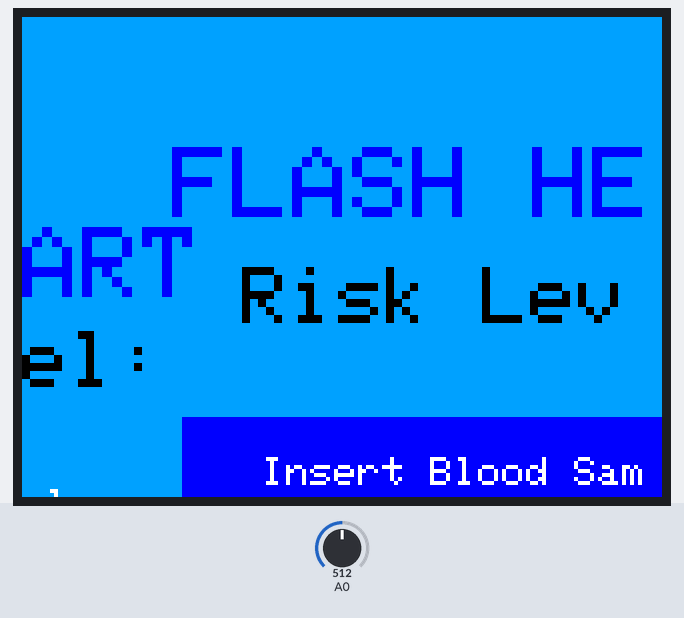
The sketch below on a simulated Arduino Uno, built with avr-gcc and run on an emulated ATmega328P. Parts: 320×240 colour display. The inputs (shaded band) are chosen by the test bench; at power-on: A0 = 512.

Above: at 1.6 s.
1.7 s: A0 set to 691
3.7 s: A0 set to 726
At 7.5 s:
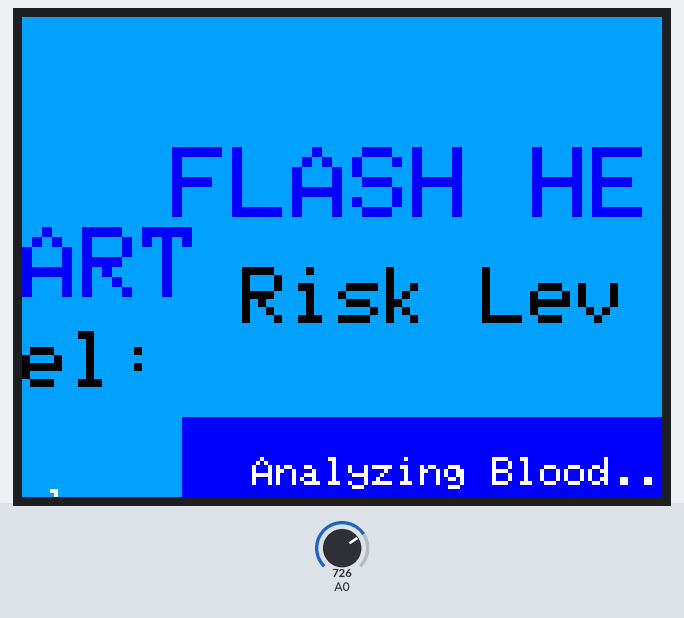
7.8 s: A0 set to 834
At 11.7 s:
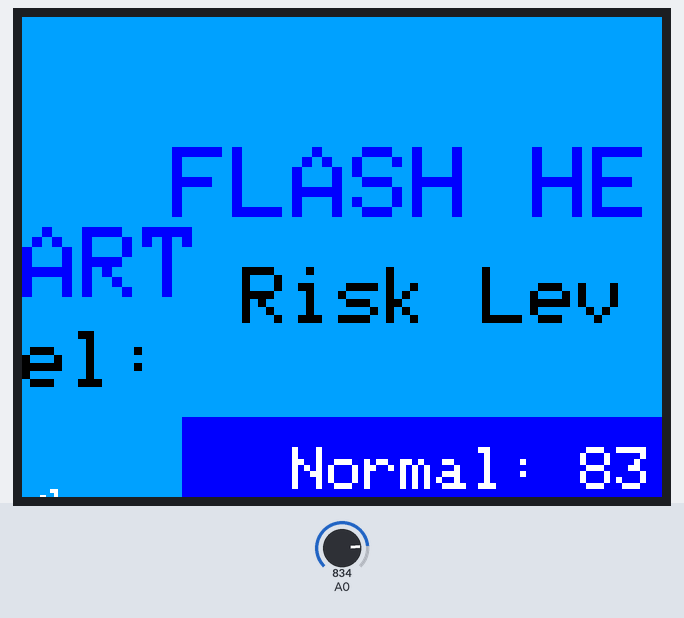
11.9 s: A0 set to 861
At 13.3 s:
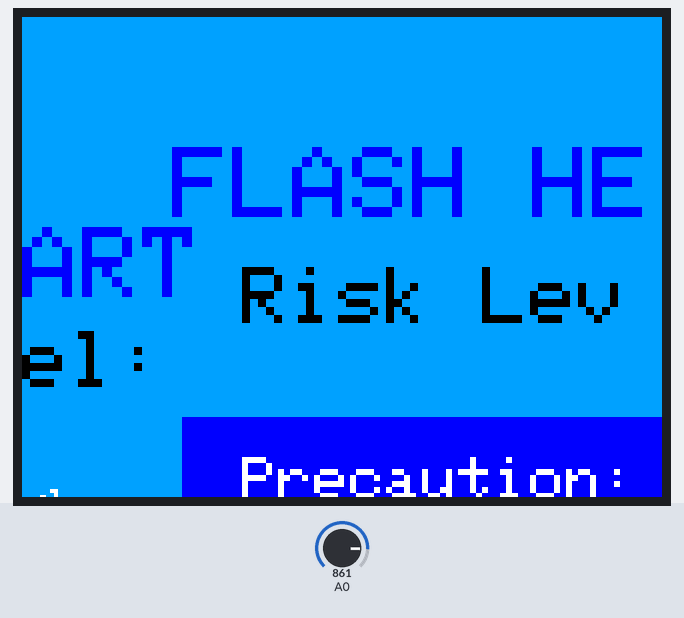
13.6 s: A0 set to 840
At 15.4 s:
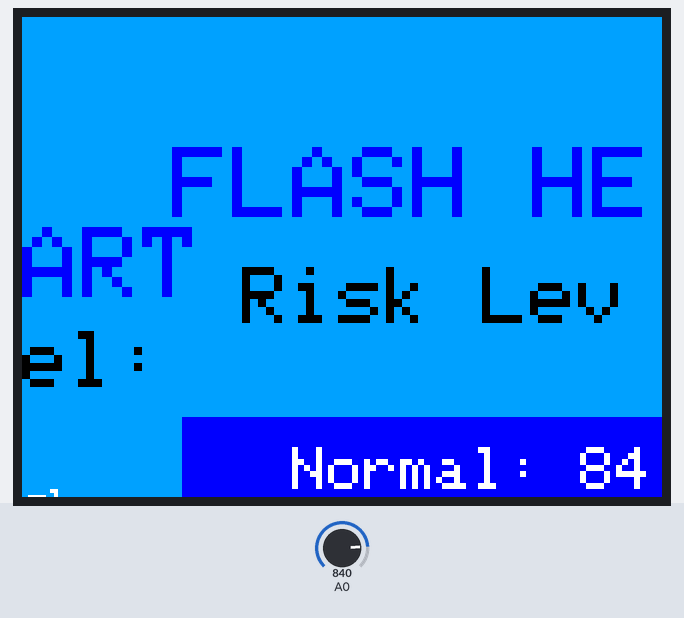
15.7 s: A0 set to 909
At 17.4 s:
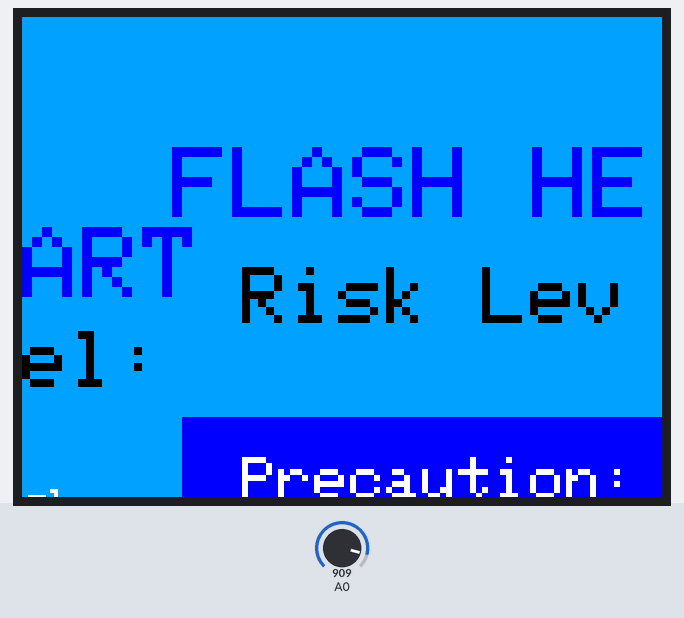
17.7 s: A0 set to 932
At 19.3 s:
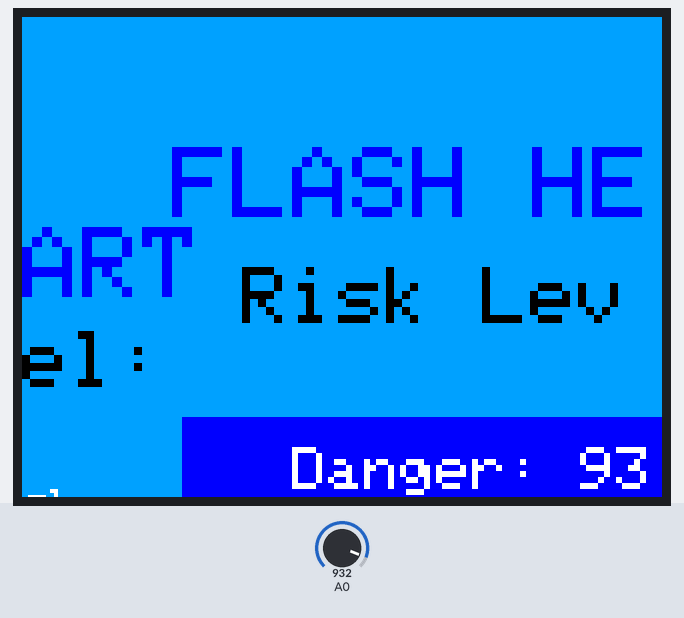
Timing chart, 0 to 20.8 s (numbered marks = the images above; inputs shaded):
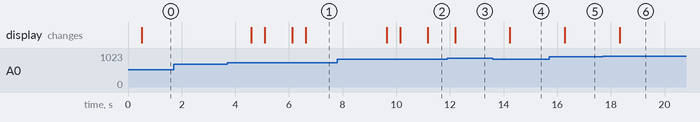

Measured:
- the behaviour switches between 709 and 710 on A0 (found by bisection; images 0 and 1)
- the behaviour switches between 849 and 850 on A0 (found by bisection; images 2 and 3)
- the behaviour switches between 919 and 920 on A0 (found by bisection; images 5 and 6)
- after the input at 1.7 s, every drawn part: stays the same
- after the input at 3.7 s, the display: first changes after 0.90 s (image 1 shows a later state)
- after the input at 11.9 s, the display: changes after 0.29 s (image 3)
- after the input at 13.6 s, the display: changes after 0.64 s (image 4)
- after the input at 15.7 s, the display: changes after 0.58 s (image 5)
- after the input at 17.7 s, the display: changes after 0.63 s (image 6)

The sketch:

HOSA_Sensor_Display_2.ino
```cpp
#include <Adafruit_GFX.h>
#include <Adafruit_TFTLCD.h>

#define LCD_CS A3
#define LCD_CD A2
#define LCD_WR A1
#define LCD_RD A0
#define LCD_RESET A4

#define BLACK   0x0000
#define BLUE    0x001F
#define BLUE2   0x051F
#define RED     0xF800
#define GREEN   0x07E0
#define CYAN    0x07FF
#define MAGENTA 0xF81F
#define YELLOW  0xFFE0
#define WHITE   0xFFFF

Adafruit_TFTLCD tft(LCD_CS, LCD_CD, LCD_WR, LCD_RD, LCD_RESET);

int loopNumber = 0;


void setup() {

  //Serial.begin(9600);
  tft.reset();
  tft.begin(0x9481);
  tft.setRotation(1);
  tft.fillScreen(GREEN);
  tft.fillScreen(BLUE);
  tft.fillScreen(BLUE2);
  delay(100);

  //first number is for horizontal adjustmemt, while second is vertical adjustment
  tft.setCursor(75,65);
  tft.setTextColor(BLUE);
  tft.setTextSize(5);
  tft.print("FLASH HEART");

  tft.setCursor(110,125);
  tft.setTextColor(BLACK);
  tft.setTextSize(4);
  tft.print("Risk Level: ");

}
void reset() {
  loopNumber = 0;
}

void loop()
{
  unsigned int analogValue;
  String displayVal = String(200);
  String S_Rest = String(16);
  String S_Danger = String(16);
  String S_Precaution = String(16);
  String S_Normal = String(16);
  String S_EmergencyCare = String(16);
  String S_PrecautionCare = String(16);
  String S_Initial = String(16);
  String S_PostInitial = String(16);
  String S_Final = String(16);
  S_Rest = "Insert Blood Sample ";
  S_Normal = "Normal: ";
  S_Precaution = "Precaution: ";
  S_Danger = "Danger: ";
  S_EmergencyCare = "Dialing 911...";
  S_PrecautionCare = "Consult Doctor";
   S_Initial = "Detected Sample ";
  S_PostInitial = "Analyzing Blood... ";
  S_Final = "Results are: ";
  analogValue = analogRead(0);
  tft.fillRect(80,200,321,60,BLACK);
  tft.fillRect(80,200,321,60,BLUE);
  tft.setCursor(135,215);
  tft.setTextColor(WHITE);
  tft.setTextSize(3);

  if (analogValue < 710) {
          tft.setCursor(120,220);
          tft.setTextColor(WHITE);
          tft.setTextSize(2.5);
          displayVal = S_Rest;
          loopNumber = 0;

  }else if ((analogValue < 850)){
    if(loopNumber == 0) {
      tft.setCursor(115,220);
      tft.setTextColor(WHITE);
      tft.setTextSize(2);
      displayVal = S_Initial;
      delay(500);
      loopNumber = 1;

    }else if(loopNumber == 1) {
      tft.setCursor(115,220);
      tft.setTextColor(WHITE);
      tft.setTextSize(2);
      displayVal = S_PostInitial;
        delay(500);
      loopNumber = 2;

    }
    else if(loopNumber == 2) {
      tft.setCursor(115,220);
      tft.setTextColor(WHITE);
      tft.setTextSize(2);
      displayVal = S_Final;
        delay(500);
      loopNumber = 3;
    }
    else if(loopNumber == 3) {
          displayVal = S_Normal +analogValue ;//+ " " + "Normal";
    }

  }else if (analogValue < 920 ){

    if(loopNumber == 0) {
      tft.setCursor(115,220);
      tft.setTextColor(WHITE);
      tft.setTextSize(2);
      displayVal = S_Initial;
      delay(500);
      loopNumber = 1;

    }else if(loopNumber == 1) {
      tft.setCursor(115,220);
      tft.setTextColor(WHITE);
      tft.setTextSize(2);
      displayVal = S_PostInitial;
        delay(500);
      loopNumber = 2;

    }else if(loopNumber == 2) {
      tft.setCursor(115,220);
      tft.setTextColor(WHITE);
      tft.setTextSize(2);
      displayVal = S_Final;
        delay(500);
      loopNumber = 3;
    }else if(loopNumber == 3) {
      tft.setCursor(110,220);
      tft.setTextColor(WHITE);
      tft.setTextSize(3);
      displayVal = S_Precaution + analogValue;// + " " + "Precaution";
    }
    }else {
   if(loopNumber == 0) {
      tft.setCursor(115,220);
      tft.setTextColor(WHITE);
      tft.setTextSize(2);
      displayVal = S_Initial;
      delay(500);
      loopNumber = 1;

    }else if(loopNumber == 1) {
      tft.setCursor(115,220);
      tft.setTextColor(WHITE);
      tft.setTextSize(2);
      displayVal = S_PostInitial;
        delay(500);
      loopNumber = 2;

    }else if(loopNumber == 2) {
      tft.setCursor(115,220);
      tft.setTextColor(WHITE);
      tft.setTextSize(2);
      displayVal = S_Final;
        delay(500);
      loopNumber = 3;
    }else if(loopNumber == 3) {
      displayVal = S_Danger +analogValue ;// + " " + "Danger";

    }

  }
  //Serial.println(displayVal);

  tft.print(displayVal);
  delay(1000);
  if(loopNumber == 2) {
    delay(2000);
  }
}
```
